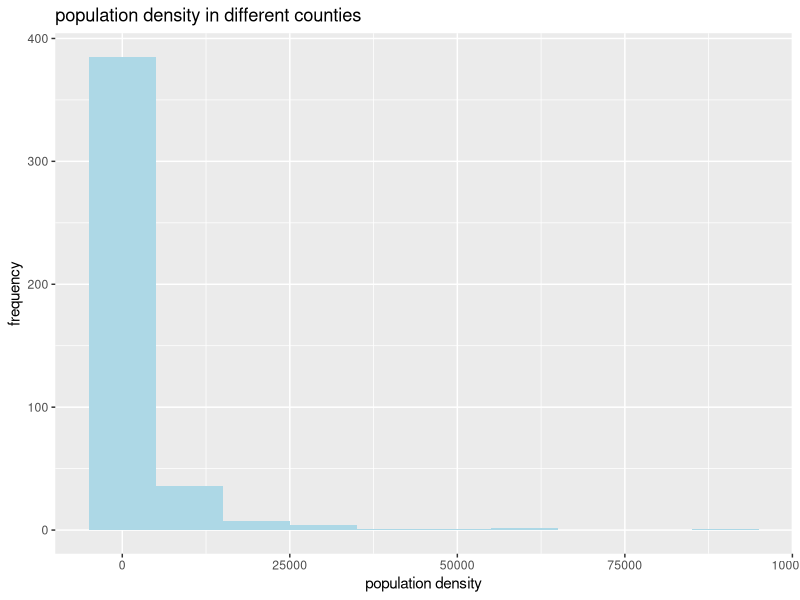
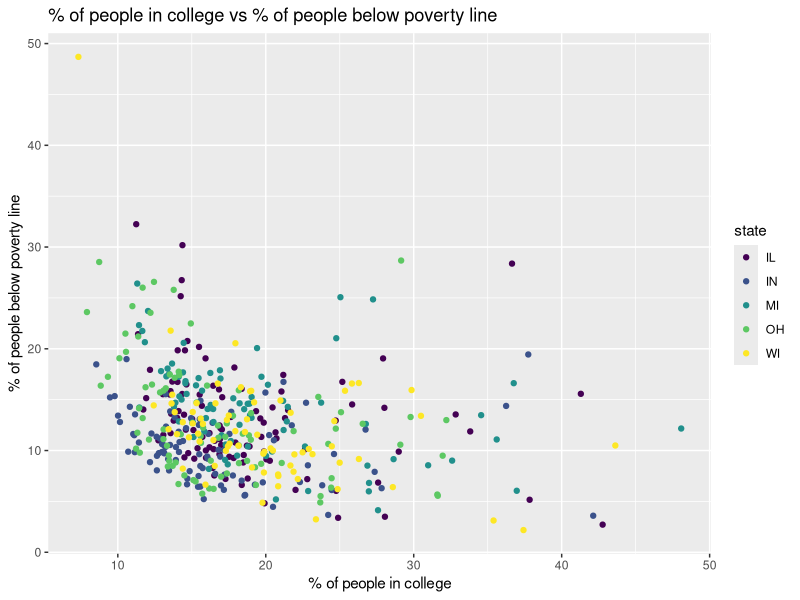

Write R code to recreate these figures, in order.
## ---- chunk 1
1 + 1
## ---- chunk 2
#| echo: false
2 * 2
## ---- chunk 3
library(tidyverse)
library(viridis)
## ---- chunk 4
glimpse(midwest)
## ---- chunk 5
view(midwest)
## ---- chunk 6
ggplot(midwest, aes(x = popdensity))+
  geom_histogram(binwidth = 10000, fill = "light blue")+
labs(title = "population density in different counties", x = "population density", y = "frequency")
## ---- chunk 7
    ggplot(midwest, aes(x=percollege, y=percbelowpoverty, color=state))+
      geom_point()+
      labs(title="% of people in college vs % of people below poverty line", x= "% of people in college", y= "% of people below poverty line") + scale_colour_viridis_d()
